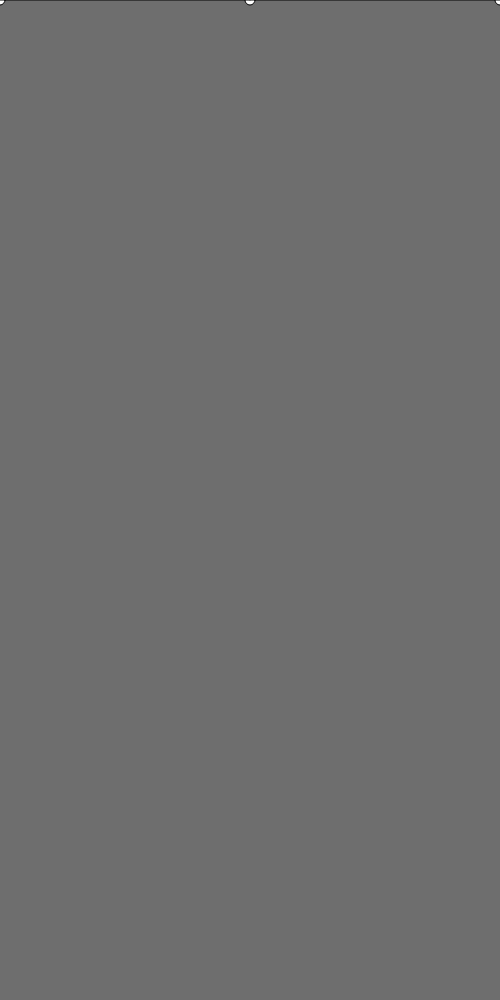
Frame 1 (no input)
Frame 60 (no input): identical to frame 1, image omitted
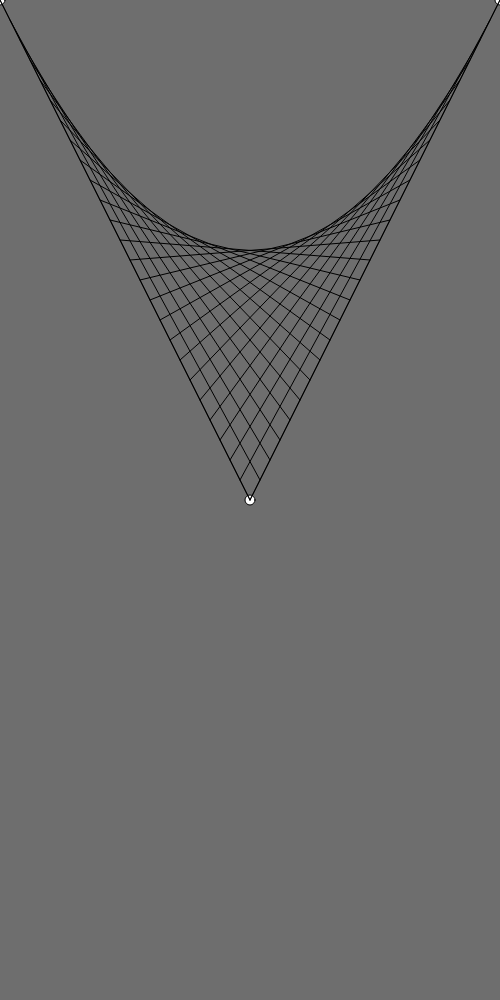
Frame 120 (the mouse pressed at the canvas centre since frame 60)

The p5.js sketch that drew these frames (run headless with seeded random() and noise() and a simulated clock; from frame 60 on, the mouse is pressed at the canvas centre):

// p5.js sketch
// ── sketch.js
function setup() {
  createCanvas(500, 1000);
}

function draw() {
  background(110)

  let ax = 0
  let ay = 0
  let bx = width / 2
  let by = mouseY
  let cx = width
  let cy = 0

  circle(ax, ay, 10)
  circle(bx, by, 10)
  circle(cx, cy, 10)
  line(ax, ay, bx, by)
  line(cx, cy, bx, by)

  let n = map(mouseY, 0, height, 0, 50, true)

  for (i = 0; i <= n; i++) {
    let x_1 = map(i, 0, n, ax, bx, true)
    let y_1 = map(i, 0, n, ay, by, true)
    let x_2 = map(i, 0, n, bx, cx, true)
    let y_2 = map(i, 0, n, by, cy, true)
    line(x_1, y_1, x_2, y_2)
    // circle(x_1, y_1, 10)
    // circle(x_2, y_2, 10)
  }






}
